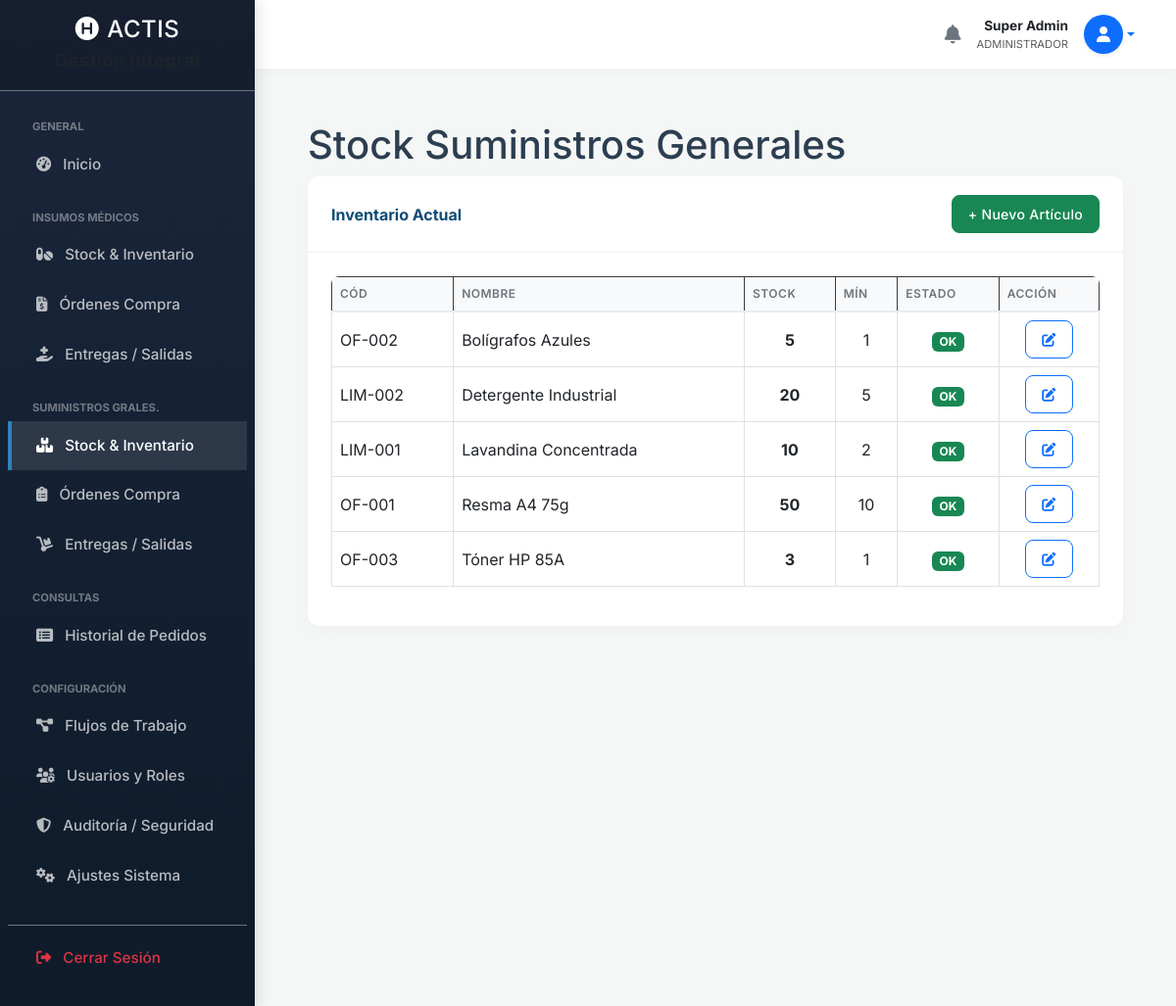
The app's page /suministros_stock.php (signed in) with its own data.
### tables this page shows
CREATE TABLE `suministros_generales` (
  `id` int(11) NOT NULL,
  `codigo` varchar(50) DEFAULT NULL,
  `nombre` varchar(150) NOT NULL,
  `descripcion` text DEFAULT NULL,
  `unidad_medida` varchar(50) DEFAULT 'unidades',
  `stock_actual` int(11) DEFAULT 0,
  `stock_minimo` int(11) DEFAULT 5,
  `updated_at` timestamp NULL DEFAULT current_timestamp() ON UPDATE current_timestamp()
);

### suministros_stock.php (the view, shortened to what this page needs)
<?php
require 'db.php';
$roles = $_SESSION['user_roles'] ?? [];
$puede_editar = in_array('Administrador', $roles) || in_array('Encargado Depósito Suministros', $roles);
include 'includes/header.php';
include 'includes/sidebar.php';
include 'includes/navbar.php';
$stmt = $pdo->query("SELECT * FROM suministros_generales ORDER BY nombre ASC");
$items = $stmt->fetchAll();
?>
<div class="container-fluid px-4">
    <h1 class="mt-4">Stock Suministros Generales</h1>
    <div class="card mb-4">
        <div class="card-header d-flex justify-content-between align-items-center">
            <span>Inventario Actual</span>
            <?php if ($puede_editar): ?>
            <button class="btn btn-success btn-sm" data-bs-toggle="modal" data-bs-target="#modalNuevo">+ Nuevo Artículo</button>
            <?php endif; ?>
        </div>
        <div class="card-body">
            <div class="table-responsive">
                <table class="table table-bordered table-hover">
                    <thead class="table-dark">
                        <tr><th>Cód</th><th>Nombre</th><th>Stock</th><th>Mín</th><th>Estado</th><th>Acción</th></tr>
                    </thead>
                    <tbody>
                        <?php foreach ($items as $it): ?>
                        <?php
                            $estado = '<span class="badge bg-success">OK</span>';
                        ?>
                        <tr>
                            <td><?php echo htmlspecialchars($it['codigo']); ?></td>
                            <td><?php echo htmlspecialchars($it['nombre']); ?></td>
                            <td class="fw-bold text-center"><?php echo $it['stock_actual']; ?></td>
                            <td class="text-center"><?php echo $it['stock_minimo']; ?></td>
                            <td class="text-center"><?php echo $estado; ?></td>
                            <td class="text-center">
                                <?php if ($puede_editar): ?>
                                    <a href="suministros_editar.php?id=<?php echo $it['id']; ?>" class="btn btn-sm btn-outline-primary" title="Editar">
                                        <i class="fas fa-edit"></i>
                                    </a>
                                <?php else: ?>
                                    <span class="text-muted small" title="Solo lectura"><i class="fas fa-eye"></i></span>
                                <?php endif; ?>
                            </td>
                        </tr>
                        <?php endforeach; ?>
                    </tbody>
                </table>
            </div>
        </div>
    </div>
</div>
<?php include 'includes/footer.php'; ?>

### header.php (style rules this page uses)
:root { --primary-color: #0f4c75; --secondary-color: #3282b8; --accent-color: #bbe1fa; --bg-color: #f4f7f6; --text-color: #2c3e50; --sidebar-width: 260px; }
body { background-color: var(--bg-color); font-family: 'Inter', sans-serif; color: var(--text-color); overflow-x: hidden; }
.card { border: none; border-radius: 12px; box-shadow: 0 5px 15px rgba(0,0,0,0.03); transition: transform 0.2s; background: #fff; margin-bottom: 1.5rem; overflow: hidden; }
.card-header { background-color: #fff; border-bottom: 1px solid #edf2f7; padding: 1.2rem 1.5rem; font-weight: 700; color: var(--primary-color); display: flex; align-items: center; justify-content: space-between; }
.card-body { padding: 1.5rem; }
.table-responsive { border-radius: 8px; }
.table thead th { background-color: #f8f9fa; color: #6c757d; font-weight: 600; text-transform: uppercase; font-size: 0.75rem; letter-spacing: 0.5px; border-bottom: 2px solid #e9ecef; white-space: nowrap; }
.table td { vertical-align: middle; }
.btn { border-radius: 8px; font-weight: 500; letter-spacing: 0.3px; padding: 0.5rem 1rem; }

### records on screen
suministros_generales: codigo "OF-002", nombre "Bolígrafos Azules", stock_actual "5", stock_minimo "1"
suministros_generales: codigo "LIM-002", nombre "Detergente Industrial", stock_actual "20", stock_minimo "5"
suministros_generales: codigo "LIM-001", nombre "Lavandina Concentrada", stock_actual "10", stock_minimo "2"
suministros_generales: codigo "OF-001", nombre "Resma A4 75g", stock_actual "50", stock_minimo "10"
suministros_generales: codigo "OF-003", nombre "Tóner HP 85A", stock_actual "3", stock_minimo "1"

### other values on screen
$nombre_usuario_global "Super Admin"
$rol_principal_global "ADMINISTRADOR"
